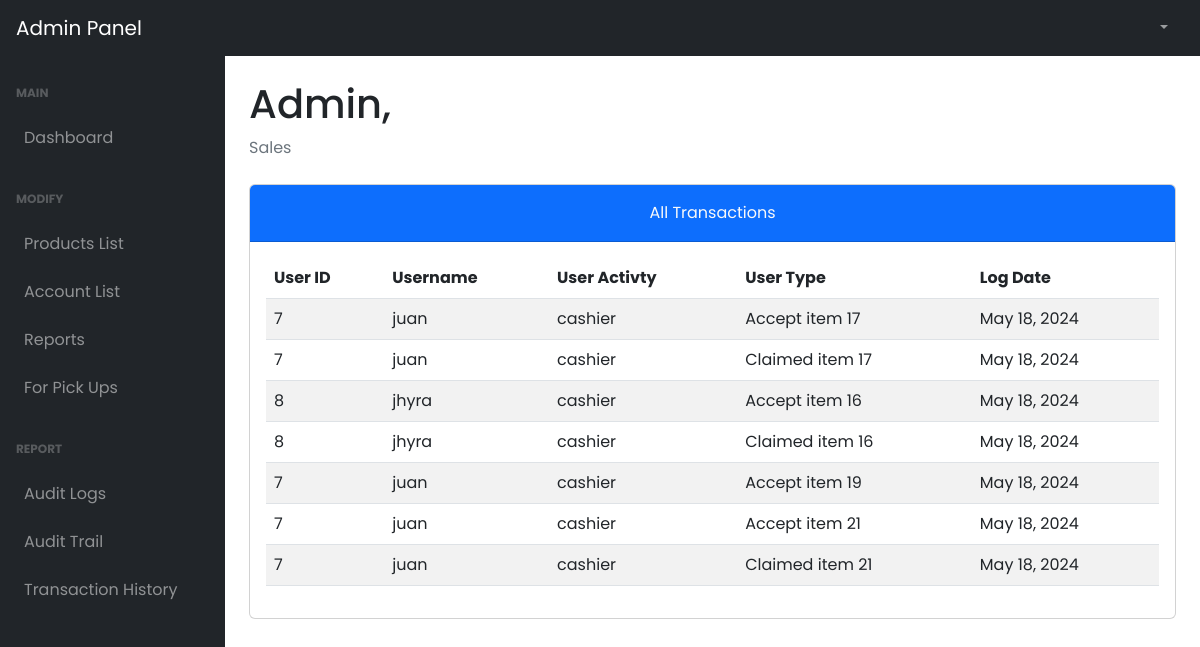
The app's page /admin/transHistory.php (signed in), older data.
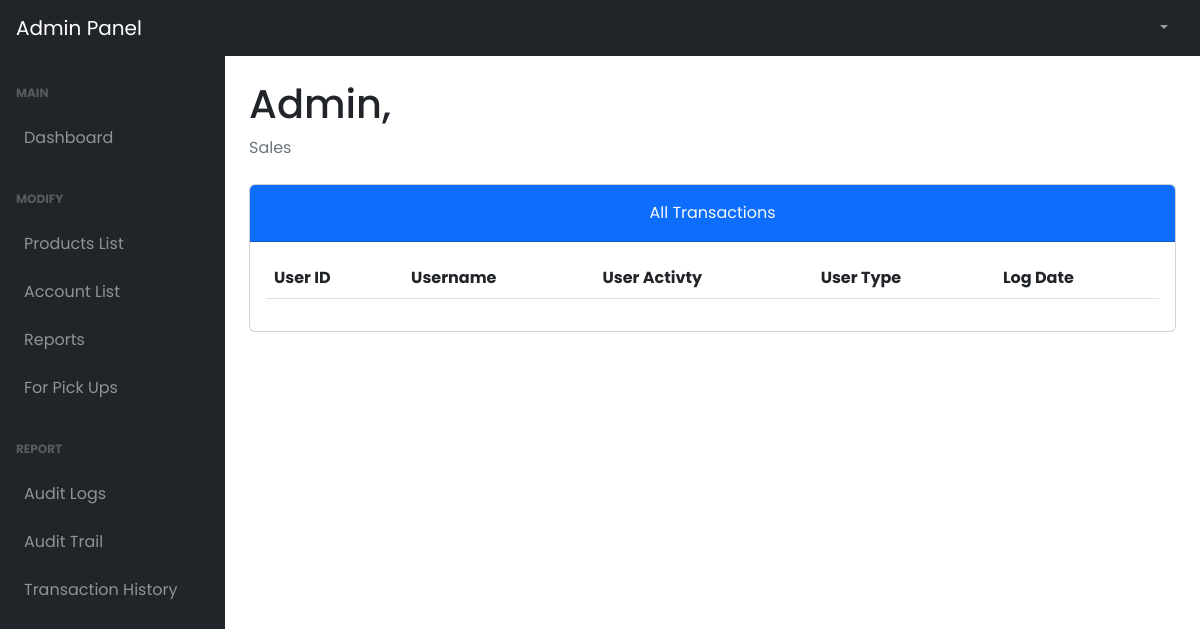
The same page, newer data.
### tables this page shows
CREATE TABLE `tbl_transactions` (
  `user_id` int(11) NOT NULL,
  `user_name` varchar(50) NOT NULL,
  `user_type` varchar(50) NOT NULL,
  `user_activity` varchar(100) NOT NULL,
  `activity_date` date NOT NULL,
  `branch_id` int(11) NOT NULL
);

CREATE TABLE `tbl_role` (
  `role_id` int(11) NOT NULL,
  `role_name` varchar(50) NOT NULL
);

### admin/transHistory.php (the view, shortened to what this page needs)
<!DOCTYPE html>
<html lang="en">
  <head>
    <link href="../plugins/dataTables.bootstrap5.min.css" rel="stylesheet" />
    <link href="../plugins/responsive.bootstrap5.min.css" rel="stylesheet" />
    <link href="../styles/bootstrap5-min.css" rel="stylesheet" />
    <link href="../styles/card-general.css" rel="stylesheet" />
  </head>
  <body class="sb-nav-fixed">
    <?php require_once("./navbar.php"); ?>
    <div id="layoutSidenav">
      <?php require_once("./sidebar.php"); ?>
      <div id="layoutSidenav_content">
        <main>
          <div class="container-fluid px-4">
            <h1 class="mt-4" id="full_name">Admin,</h1>
            <ol class="breadcrumb mb-4">
              <li class="breadcrumb-item active">Sales</li>
            </ol>
              <div class="card mb-5">
                    <div class="card-header bg-primary pt-3">
                        <div class="text-center">
                            <p class="card-title text-light">All Transactions
                        </div>
                    </div>
                    <div class="card-body">
                      <table id="userAuditLogs" class="table table-striped nowrap" style="width:100%">
                        <thead>
                          <tr>
                            <th>User ID</th>
                            <th>Username</th>
                            <th>User Activty</th>
                            <th>User Type</th>
                            <th>Log Date</th>
                          </tr>
                        </thead>
                        <tbody>
                          <?php
                            $query = "SELECT ts.*, tr.role_name FROM tbl_transactions ts
                            INNER JOIN tbl_role tr ON tr.role_id = ts.user_type";
                            $stmt = $conn->prepare($query);
                            $stmt->execute();
                            $result = $stmt->get_result();
                              while ($data = $result->fetch_assoc()) {
                                $dateObject = new DateTime($data["activity_date"]);
                          ?>
                          <tr>
                            <td><?php echo $data['user_id'];?></td>
                            <td><?php echo $data['user_name'];?></td>
                            <td><?php echo $data['role_name'];?></td>
                            <td><?php echo $data['user_activity'];?></td>
                            <td><?php echo $dateObject->format('F j, Y'); ?></td>
                          </tr>
                          <?php
                            }
                          ?>
                        </tbody>
                      </table>
                    </div>
                  </div>
            </div>
      </main>
    </div>
  </div>
    <link rel="stylesheet" href="../styles/dataTables.min.css">
  </body>
</html>

Row changes from the older to the newer data that the page shows:
removed tbl_transactions: user "7", user_name "juan", tbl_role.role_name "cashier", user_activity "Accept item 17", activity_date "May 18, 2024"
removed tbl_transactions: user "7", user_name "juan", tbl_role.role_name "cashier", user_activity "Claimed item 17", activity_date "May 18, 2024"
removed tbl_transactions: user "8", user_name "jhyra", tbl_role.role_name "cashier", user_activity "Accept item 16", activity_date "May 18, 2024"
removed tbl_transactions: user "8", user_name "jhyra", tbl_role.role_name "cashier", user_activity "Claimed item 16", activity_date "May 18, 2024"
removed tbl_transactions: user "7", user_name "juan", tbl_role.role_name "cashier", user_activity "Accept item 19", activity_date "May 18, 2024"
removed tbl_transactions: user "7", user_name "juan", tbl_role.role_name "cashier", user_activity "Accept item 21", activity_date "May 18, 2024"
removed tbl_transactions: user "7", user_name "juan", tbl_role.role_name "cashier", user_activity "Claimed item 21", activity_date "May 18, 2024"
